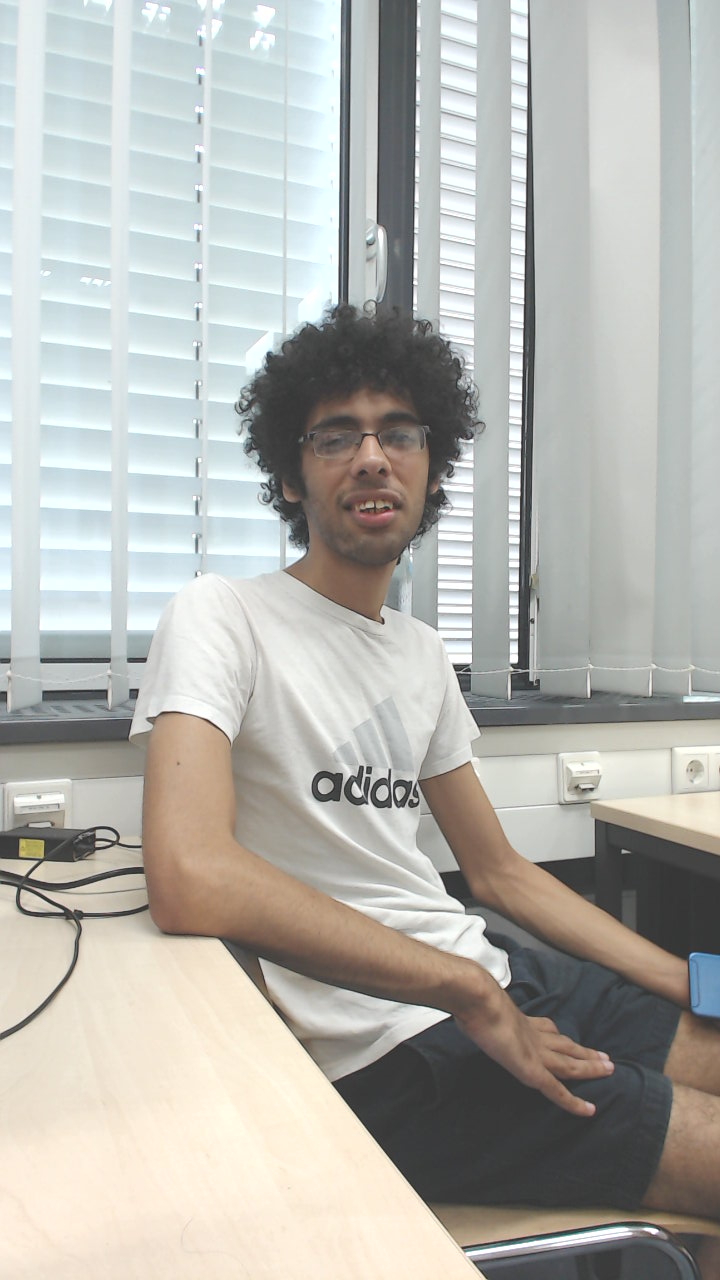
#> input picture images/youssef_l.jpg, 720 x 1280 px
$ python rectification.py   (older library calls are emulated)
#> lines starting #> are read from the running program, lines starting #| are printed output that depends on the picture
import cv2
import numpy as np

def remove_black_region(img_color):

    img = cv2.cvtColor(img_color, cv2.COLOR_BGR2GRAY)

    h, w = img.shape
    x1, x2, y1, y2 = (0,0,0,0)

    # Color threshold of the void part
    void_th = 5

    # List of colors in the vertical an horizontal lines that cross the image in the middle
    vertical = [img[i, int(w/2)] for i in range(h)]
    horizontal = [img[int(h/2), i] for i in range(w)]

    # Reverses both lists
    vertical_rev = vertical[::-1]
    horizontal_rev = horizontal[::-1]

    # Looks when the change of color is done
    for i in range(2,h):
        if vertical[i] > void_th and y1 == 0:
            y1 = i
        if vertical_rev[i] > void_th and y2 == 0:
            y2 = i
        if y1 != 0 and y2 != 0:
            break
    for i in range(2,w):
        if horizontal[i] > void_th and x1 == 0:
            x1 = i
        if horizontal_rev[i] > void_th and x2 == 0:
            x2 = i
        if x1 != 0 and x2 != 0:
            break

    desired_result = img_color[y1:h-y2, x1:w-x2]
    return desired_result

newcameramtx_left = np.array([[930.04052734, 0.0, 353.75734512], [0.0, 931.65527344, 633.84417384], [0.0, 0.0, 1.0]])
newcameramtx_right = np.array([[903.25213623, 0.0, 384.93938592], [0.0, 896.62097168, 639.9703307], [0.0, 0.0, 1.0]])

dist1 = np.array([[1.39169826e-01, -5.13185614e-01, -1.90417645e-03, 2.80508085e-04,  5.73013894e-01]])
dist2 = np.array([[0.08464559, -0.06763524,  0.00085903,  0.00293783, -0.14124984]])

cameraMatrix1 = newcameramtx_left
cameraMatrix2 = newcameramtx_right

distCoeffs1 = dist1
distCoeffs2 = dist2

img1_color = cv2.imread('./images/youssef_l.jpg') #queryimage # left image
#> img1_color is the input picture: shape (1280, 720, 3); mean B, G, R 174.5, 179.8, 180
img2_color = cv2.imread('./images/youssef_r.jpg') #trainimage # right image
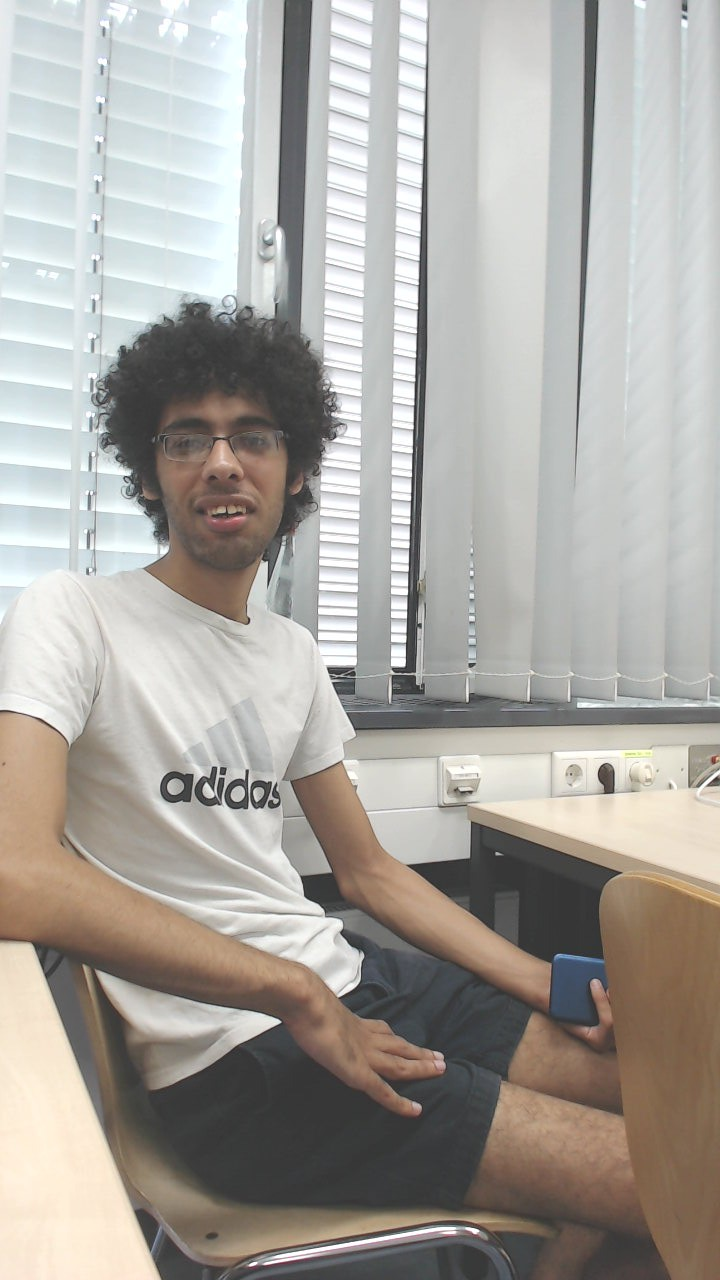
#> input picture images/youssef_r.jpg, 720 x 1280 px
#> img2_color is the input picture: shape (1280, 720, 3); mean B, G, R 160.5, 165.9, 169.6

#img1_color = cv2.rotate(img1_color, cv2.ROTATE_90_COUNTERCLOCKWISE)
#img2_color = cv2.rotate(img2_color, cv2.ROTATE_90_CLOCKWISE)

img1_color = cv2.undistort(img1_color, cameraMatrix1, dist1, None, cameraMatrix1)
img2_color = cv2.undistort(img2_color, cameraMatrix2, dist2, None, cameraMatrix2)

img1 = cv2.cvtColor(img1_color, cv2.COLOR_BGR2GRAY)
img2 = cv2.cvtColor(img2_color, cv2.COLOR_BGR2GRAY)
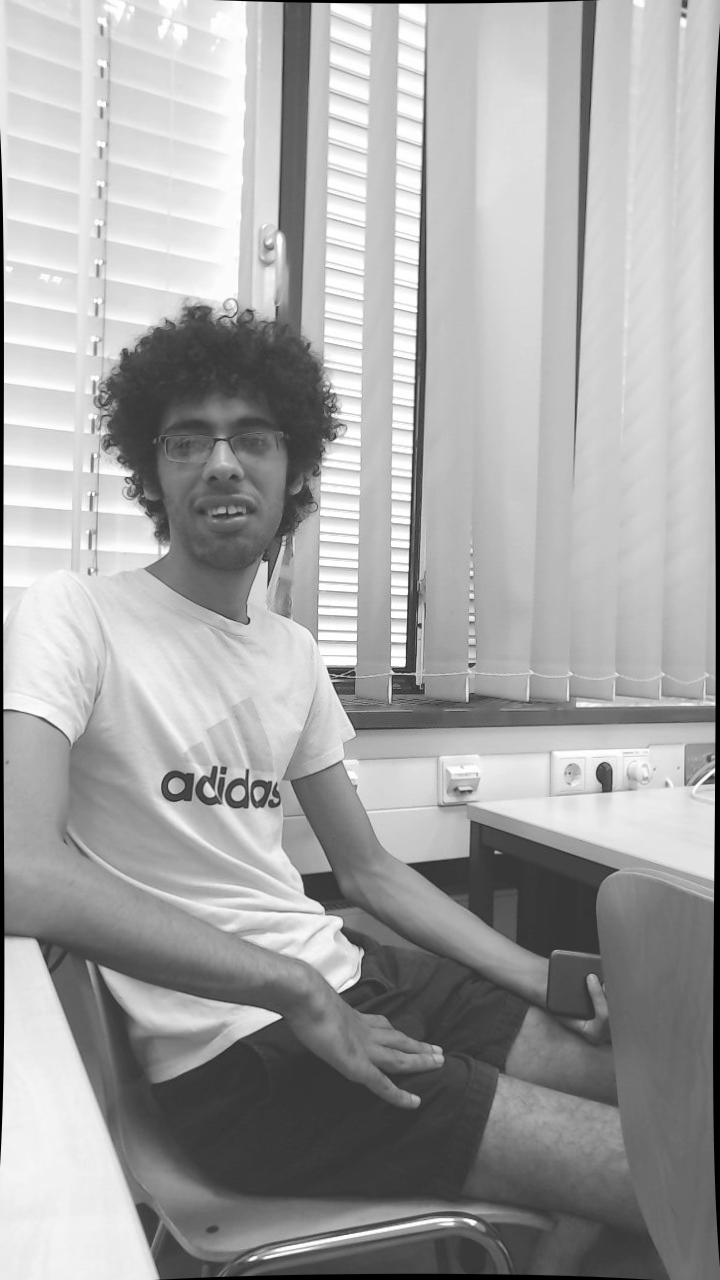
#> img2: shape (1280, 720); min 0, max 255, mean 164.2

#img1 = cv2.imread('datasets/ours/left_1.jpg',0)
#img2 = cv2.imread('datasets/ours/right_1.jpg',0)

sift = cv2.xfeatures2d.SIFT_create()

# find the keypoints and descriptors with SIFT
kp1, des1 = sift.detectAndCompute(img1,None)
#> kp1 = 1493 keypoints; strongest (x, y, size): (418, 11, 2.5), (9, 16, 2.6), (13, 1262, 9.8), (650, 1225, 4.4)
kp2, des2 = sift.detectAndCompute(img2,None)
#> kp2 = 1472 keypoints; strongest (x, y, size): (713, 771, 3.3), (604, 775, 13.7), (472, 1222, 4.3), (214, 415, 149.4)

# FLANN parameters
FLANN_INDEX_KDTREE = 0
index_params = dict(algorithm = FLANN_INDEX_KDTREE, trees = 5)
search_params = dict(checks=50)

flann = cv2.FlannBasedMatcher(index_params,search_params)
matches = flann.knnMatch(des1,des2,k=2)
#> matches = 1493 matches

good = []
pts1 = []
pts2 = []

# ratio test as per Lowe's paper
for i,(m,n) in enumerate(matches):
    if m.distance < 0.4*n.distance:
        good.append(m)
        pts2.append(kp2[m.trainIdx].pt)
        pts1.append(kp1[m.queryIdx].pt)
#> after the loop, good = 81 matches; pts1 = 81 pairs, first value 11.36 to 689, second value 11.87 to 1231.7; pts2 = 81 pairs, first value 97.98 to 616.7, second value 3.54 to 1229.3


pts1_np = np.array(pts1)
#> pts1_np has the same summary as pts1
pts2_np = np.array(pts2)
#> pts2_np has the same summary as pts2

F, _ = cv2.findFundamentalMat(pts1_np, pts2_np, cv2.FM_RANSAC)
#> F = [[-3.86e-07, -1.63e-05, 0.00679], [2.42e-05, -1.47e-06, 0.192], [-0.0146, -0.193, 1]]

res, H1, H2 = cv2.stereoRectifyUncalibrated(pts1_np, pts2_np, F, (720, 1280))
#> res = True; H1 = [[-0.229, 0.0076, 35.91], [-0.0143, -0.193, 3.44], [-2.35e-05, 1.14e-06, -0.187]]; H2 = [[1.03, 0.019, -22.69], [0.0338, 1, -12.69], [8.17e-05, 1.51e-06, 0.97]]

K1_inverse = np.linalg.inv(cameraMatrix1)
K2_inverse = np.linalg.inv(cameraMatrix2)

R1 = K1_inverse.dot(H1).dot(cameraMatrix1)
#> R1 = [[-0.221, 0.00721, 0.0306], [0.000569, -0.194, -0.00105], [-0.0218, 0.00106, -0.194]]
R2 = K2_inverse.dot(H2).dot(cameraMatrix2)
#> R2 = [[0.998, 0.0183, -6.16e-05], [-0.0186, 1, -0.000513], [0.0738, 0.00135, 1]]

mapx1, mapy1 = cv2.initUndistortRectifyMap(cameraMatrix1, distCoeffs1, R1, cameraMatrix1, (720, 1280), cv2.CV_16SC2)
mapx2, mapy2 = cv2.initUndistortRectifyMap(cameraMatrix2, distCoeffs2, R2, cameraMatrix2, (720, 1280), cv2.CV_16SC2)
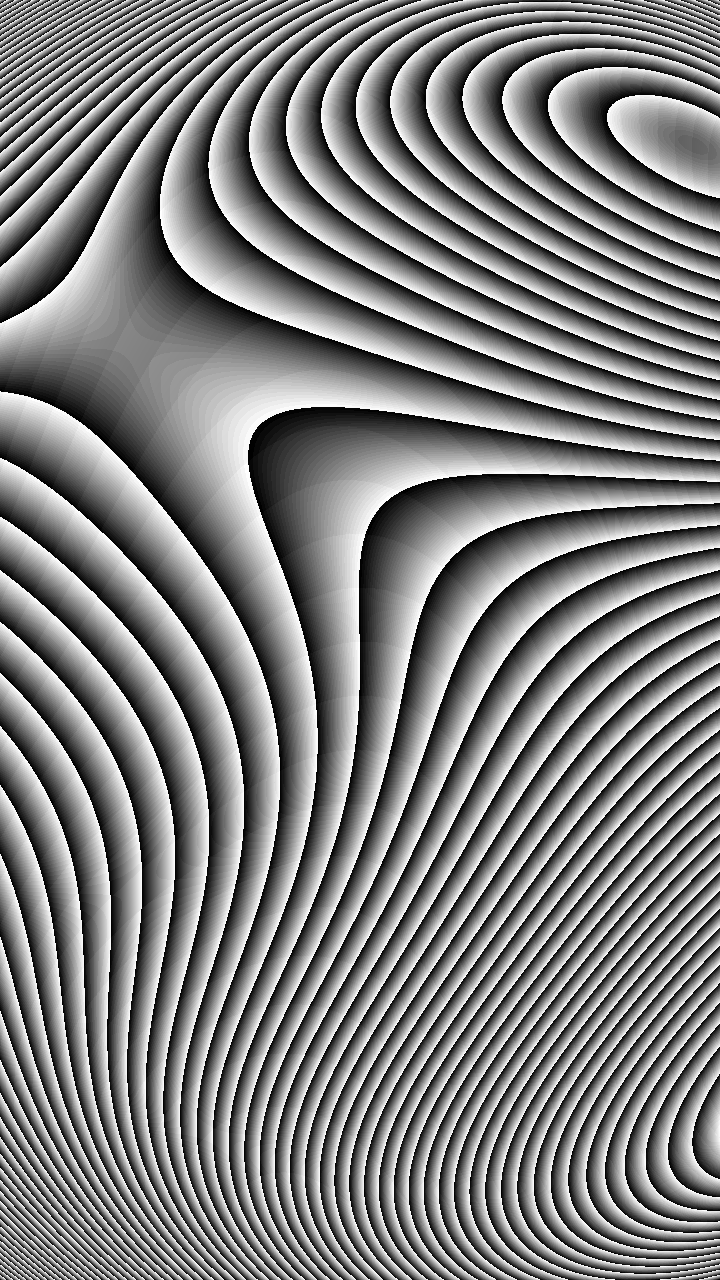
#> mapy2: shape (1280, 720) uint16; min 0, max 1023, mean 512.3; drawn with min black and max white

rectified1 = cv2.remap(img1_color, mapx1, mapy1, interpolation= cv2.INTER_LANCZOS4, borderMode=cv2.BORDER_CONSTANT)
rectified2 = cv2.remap(img2_color, mapx2, mapy2, interpolation= cv2.INTER_LANCZOS4, borderMode=cv2.BORDER_CONSTANT)
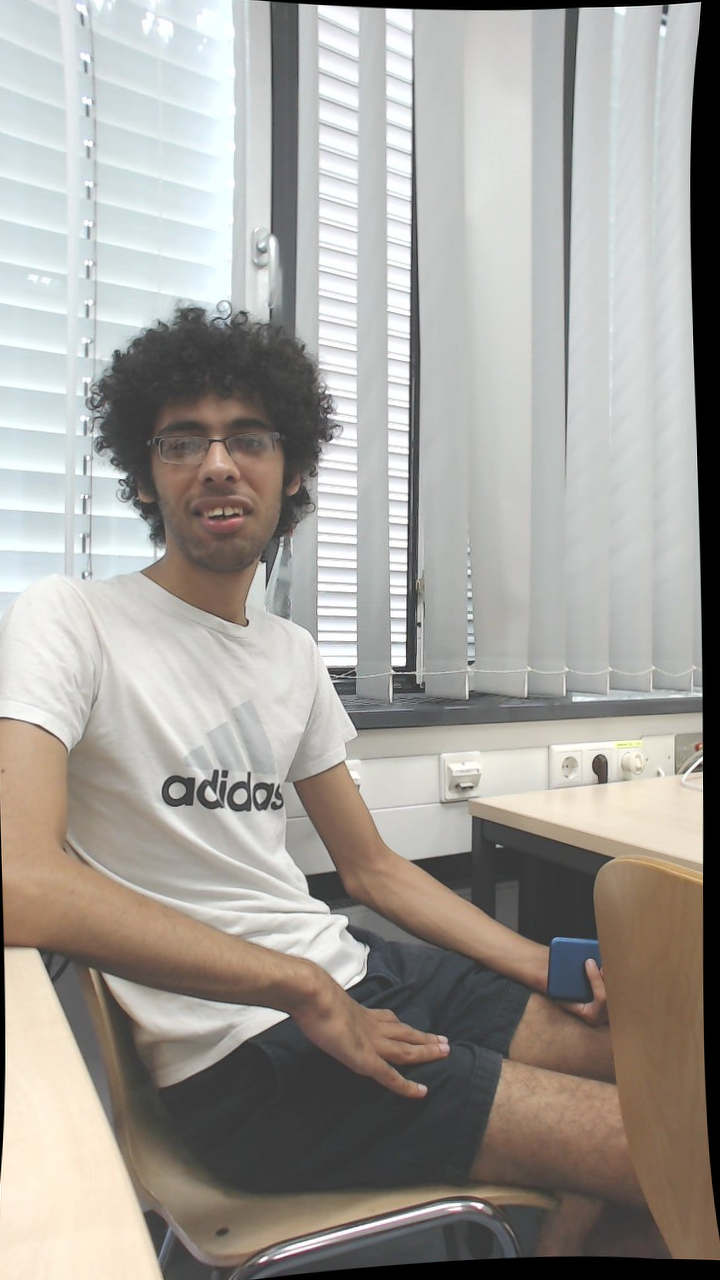
#> rectified2: shape (1280, 720, 3); mean B, G, R 154, 159.3, 162.8

#rectified1 = remove_black_region(rectified1)
#rectified2 = remove_black_region(rectified2)

cv2.imwrite('rectified1.jpg', rectified1)
cv2.imwrite('rectified2.jpg', rectified2)
